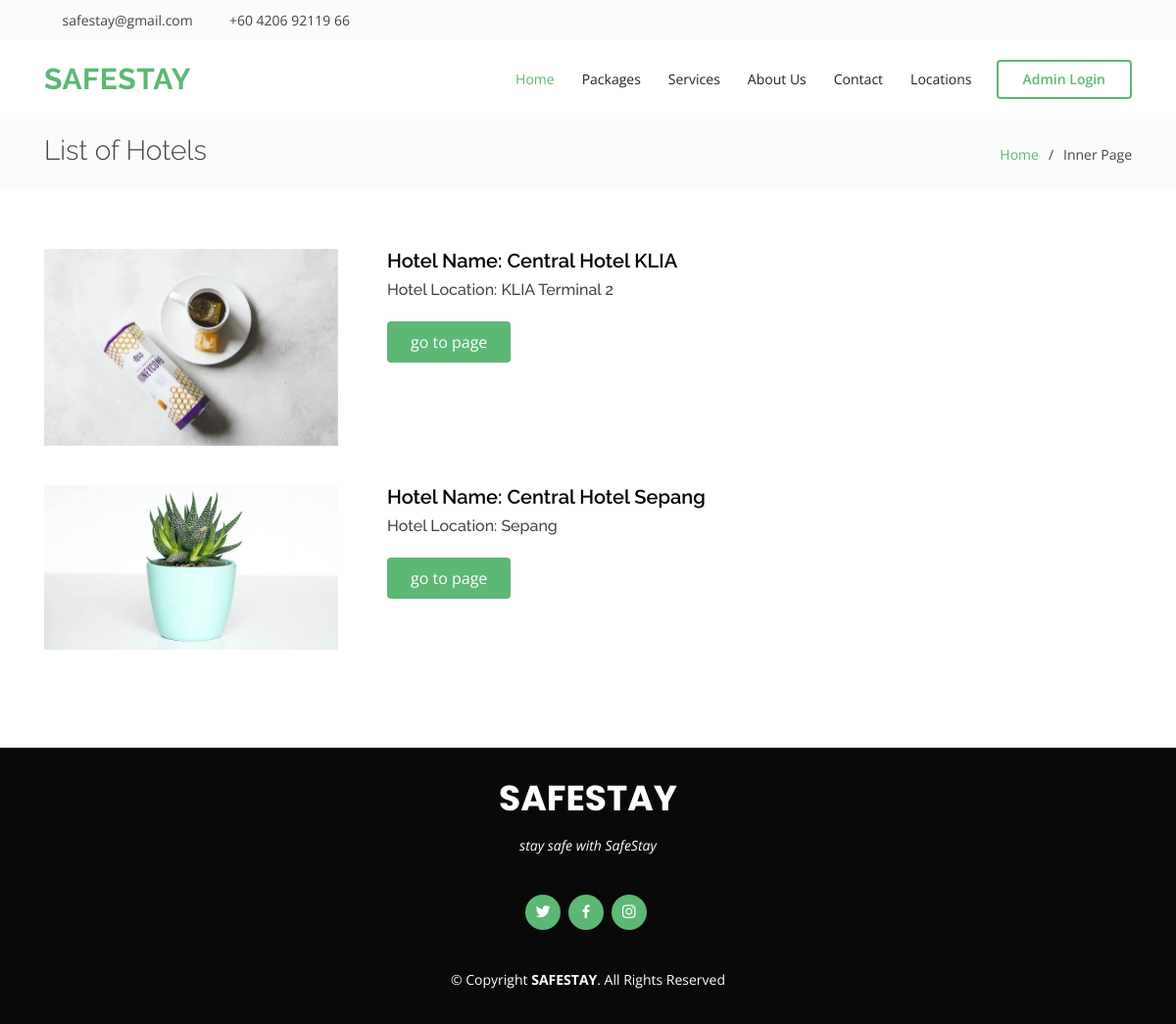
Before: /hotel-list.php with the older database file.
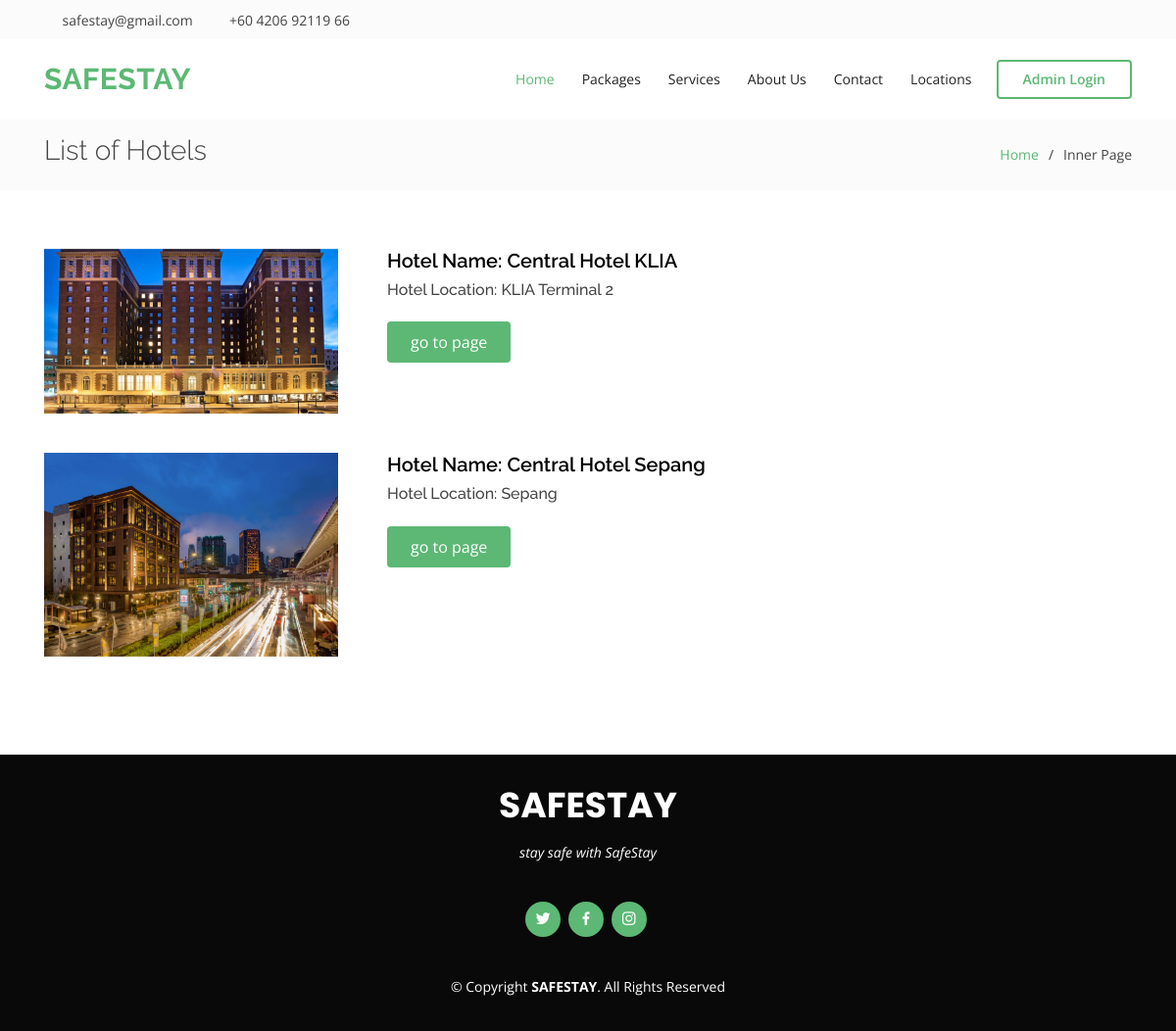
After: the same page with the newer database file.
### tables this page shows
CREATE TABLE `hotels` (
  `htl_id` int(11) NOT NULL,
  `htl_name` varchar(200) DEFAULT NULL,
  `htl_location` varchar(100) DEFAULT NULL,
  `htl_image` varchar(100) DEFAULT NULL,
  `creation_date` timestamp NULL DEFAULT current_timestamp(),
  `update_date` timestamp NULL DEFAULT NULL ON UPDATE current_timestamp()
);

### hotel-list.php (the view, shortened to what this page needs)
<?php
include('assets/includes/config.php');
?>
<!DOCTYPE html>
<html lang="en">
<head>
    <link href="assets/vendor/bootstrap/css/bootstrap.min.css" rel="stylesheet">
    <link href="assets/vendor/icofont/icofont.min.css" rel="stylesheet">
    <link href="assets/vendor/boxicons/css/boxicons.min.css" rel="stylesheet">
    <link href="assets/vendor/animate.css/animate.min.css" rel="stylesheet">
    <link href="assets/vendor/owl.carousel/assets/owl.carousel.min.css" rel="stylesheet">
    <link href="assets/vendor/venobox/venobox.css" rel="stylesheet">
    <link href="assets/css/style.css" rel="stylesheet">
    <link href="assets/css/hotel-list.css" rel="stylesheet">
</head>
<body>
    <?php include('assets/includes/header.php'); ?>
    <main id="main">
        <section class="breadcrumbs">
            <div class="container">
                <div class="d-flex justify-content-between align-items-center">
                    <h2>List of Hotels</h2>
                    <ol>
                        <li><a href="index.php">Home</a></li>
                        <li>Inner Page</li>
                    </ol>
                </div>
            </div>
        </section>
        <section class="hotel-list">
            <div class="container">
                <?php $sql = "SELECT * from hotels";
                $query = $dbh->prepare($sql);
                $query->execute();
                $results = $query->fetchAll(PDO::FETCH_OBJ);
                if ($query->rowCount() > 0) {
                    foreach ($results as $result) { ?>
                        <div class="hotel-item">
                            <a href="hotel-details.php?htl_id=<?php echo htmlentities($result->htl_id); ?>">
                                <img src="assets/img/portfolio/<?php echo htmlentities($result->htl_image); ?>" class="hotel-img">
                            </a>
                            <div class="content">
                                <h4>Hotel Name: <?php echo htmlentities($result->htl_name); ?></h4>
                                <h6>Hotel Location: <?php echo htmlentities($result->htl_location); ?></h6>
                                <br>
                                <a href="hotel-details.php?htl_id=<?php echo htmlentities($result->htl_id); ?>" class="goto-button">go to page</a>
                            </div>
                        </div>
                <?php }
                } ?>
            </div>
        </section>
    </main>
    <?php include('assets/includes/footer.php'); ?>
</body>
</html>

### assets/includes/header.php (shortened to what this page needs)
<div id="topbar" class="d-none d-lg-flex align-items-center fixed-top">
    <div class="container d-flex">
    <div class="contact-info mr-auto">
        <i class="icofont-envelope"></i> <a href="">safestay@gmail.com</a>
        <i class="icofont-phone"></i> +60 4206 92119 66
    </div>
    <div class="social-links">
        <a href="#" class="twitter"><i class="icofont-twitter"></i></a>
        <a href="#" class="facebook"><i class="icofont-facebook"></i></a>
        <a href="#" class="instagram"><i class="icofont-instagram"></i></a>
    </div>
    </div>
</div>
<header id="header" class="fixed-top">
<div class="container d-flex align-items-center">
    <h1 class="logo mr-auto"><a href="index.php">SafeStay</a></h1>
    <nav class="nav-menu d-none d-lg-block">
    <ul>
        <li class="active"><a href="index.php">Home</a></li>
        <li><a href="package-list.php">Packages</a></li>
        <li><a href="services.php">Services</a></li>
        <li><a href="about.php">About Us</a></li>
        <li><a href="contact.php">Contact</a></li>
        <li><a href="hotel-list.php">Locations</a></li>
    </ul>
    </nav>
    <a href="/admin/admin-login.php" class="get-started-btn scrollto">Admin Login</a>
</div>
</header>

### assets/includes/footer.php (shortened to what this page needs)
<footer id="footer">
    <div class="container">
    <h3>SAFESTAY</h3>
    <p>stay safe with SafeStay</p>
    <div class="social-links">
        <a href="https://twitter.com/traveloka" class="twitter"><i class="bx bxl-twitter"></i></a>
        <a href="https://www.facebook.com/search/top?q=traveloka" class="facebook"><i class="bx bxl-facebook"></i></a>
        <a href="https://www.instagram.com/traveloka/" class="instagram"><i class="bx bxl-instagram"></i></a>
    </div>
    <div class="copyright">
        &copy; Copyright <strong><span>SAFESTAY</span></strong>. All Rights Reserved
    </div>
    </div>
</footer>

### assets/css/style.css (style rules this page uses)
body { font-family: "Open Sans", sans-serif; color: #444444; }
a { color: #5cb874; }
h1, h2, h3, h4, h5, h6 { font-family: "Raleway", sans-serif; }
#topbar { background: #fbfbfb; height: 40px; font-size: 14px; transition: all 0.5s; }
#topbar .contact-info a { line-height: 1; color: #444444; transition: 0.3s; }
#topbar .contact-info i { color: #5cb874; padding-right: 4px; }
#topbar .contact-info i.icofont-phone { margin-left: 15px; }
#topbar .social-links a { color: #777777; padding-left: 15px; display: inline-block; line-height: 1px; transition: 0.3s; }
#topbar .social-links a:first-child { border-left: 0; }
#header { background: #fff; transition: all 0.5s; z-index: 997; padding: 20px 0; top: 40px; }
#header .logo { font-size: 30px; margin: 0; padding: 0; line-height: 1; font-weight: 700; letter-spacing: 0.5px; text-transform: uppercase; }
#header .logo a { color: #5cb874; }
.nav-menu ul { margin: 0; padding: 0; list-style: none; }
.nav-menu > ul { display: flex; }
.nav-menu > ul > li { position: relative; white-space: nowrap; padding: 10px 0 10px 28px; }
.nav-menu a { display: block; position: relative; color: #222222; transition: 0.3s; font-size: 14px; font-family: "Open Sans", sans-serif; }
.nav-menu a:hover, .nav-menu .active > a, .nav-menu li:hover > a { color: #5cb874; }
.get-started-btn { margin-left: 25px; color: #5cb874; border-radius: 4px; padding: 7px 25px 8px 25px; white-space: nowrap; transition: 0.3s; font-size: 14px; border: 2px solid #5cb874; display: inline-block; font-weight: 600; }
section { padding: 60px 0; }
.breadcrumbs { padding: 15px 0; background: #fbfbfb; min-height: 40px; margin-top: 122px; }
.breadcrumbs h2 { font-size: 28px; font-weight: 300; }
.breadcrumbs ol { display: flex; flex-wrap: wrap; list-style: none; padding: 0; margin: 0; font-size: 14px; }
.breadcrumbs ol li + li { padding-left: 10px; }
.breadcrumbs ol li + li::before { display: inline-block; padding-right: 10px; color: #3c3c3c; content: "/"; }
#footer { background: #090909; color: #fff; font-size: 14px; text-align: center; padding: 30px 0; }
#footer h3 { font-size: 36px; font-weight: 700; color: #fff; position: relative; font-family: "Poppins", sans-serif; padding: 0; margin: 0 0 15px 0; }
#footer p { font-size: 15; font-style: italic; padding: 0; margin: 0 0 40px 0; }
#footer .social-links { margin: 0 0 40px 0; }
#footer .social-links a { font-size: 18px; display: inline-block; background: #5cb874; color: #fff; line-height: 1; padding: 8px 0; margin-right: 4px; border-radius: 50%; text-align: center; width: 36px; height: 36px; transition: 0.3s; }
#footer .copyright { margin: 0 0 5px 0; }

### assets/css/hotel-list.css (style rules this page uses)
.hotel-img { opacity: 1; display: block; transition: .5s ease; backface-visibility: hidden; width: 300px; }
.hotel-item { display: inline-flex; margin-bottom: 40px; }
.content { margin-left: 50px; }
.content > h4 { font-size: 20px; color: black; font-weight: 600; }
.goto-button { background: #5cb874; border: 0; padding: 10px 24px; color: #fff; transition: 0.4s; border-radius: 4px; }

Changed rows visible on the page:
changed hotels "Central Hotel KLIA": htl_image: a different picture
changed hotels "Central Hotel Sepang": htl_image: a different picture
